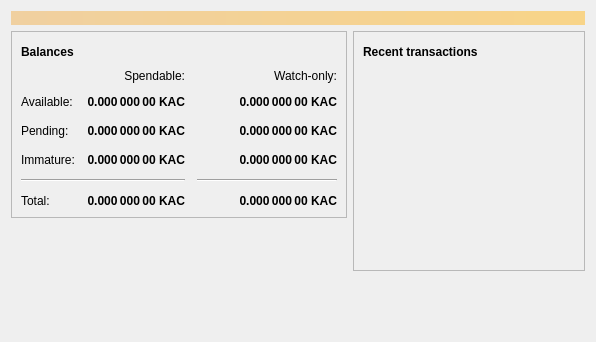
<?xml version="1.0" encoding="UTF-8"?>
<ui version="4.0">
 <class>OverviewPage</class>
 <widget class="QWidget" name="OverviewPage">
  <property name="geometry">
   <rect>
    <x>0</x>
    <y>0</y>
    <width>596</width>
    <height>342</height>
   </rect>
  </property>
  <property name="windowTitle">
   <string>Form</string>
  </property>
  <property name="styleSheet">
   <string notr="true"/>
  </property>
  <layout class="QVBoxLayout" name="topLayout">
   <item>
    <widget class="QLabel" name="labelAlerts">
     <property name="visible">
      <bool>false</bool>
     </property>
     <property name="styleSheet">
      <string notr="true">QLabel { background-color: qlineargradient(x1: 0, y1: 0, x2: 1, y2: 0, stop:0 #F0D0A0, stop:1 #F8D488); color:#000000; }</string>
     </property>
     <property name="wordWrap">
      <bool>true</bool>
     </property>
     <property name="margin">
      <number>3</number>
     </property>
     <property name="textInteractionFlags">
      <set>Qt::TextSelectableByMouse</set>
     </property>
    </widget>
   </item>
   <item>
    <layout class="QHBoxLayout" name="horizontalLayout" stretch="1,1">
     <item>
      <layout class="QVBoxLayout" name="verticalLayout_2">
       <item>
        <widget class="QFrame" name="frame">
         <property name="frameShape">
          <enum>QFrame::StyledPanel</enum>
         </property>
         <property name="frameShadow">
          <enum>QFrame::Raised</enum>
         </property>
         <layout class="QVBoxLayout" name="verticalLayout_4">
          <item>
           <layout class="QHBoxLayout" name="horizontalLayout_4">
            <item>
             <widget class="QLabel" name="label_5">
              <property name="font">
               <font>
                <weight>75</weight>
                <bold>true</bold>
               </font>
              </property>
              <property name="text">
               <string>Balances</string>
              </property>
             </widget>
            </item>
            <item>
             <widget class="QPushButton" name="labelWalletStatus">
              <property name="enabled">
               <bool>true</bool>
              </property>
              <property name="maximumSize">
               <size>
                <width>30</width>
                <height>16777215</height>
               </size>
              </property>
              <property name="toolTip">
               <string>The displayed information may be out of date. Your wallet automatically synchronizes with the Kashcoin network after a connection is established, but this process has not completed yet.</string>
              </property>
              <property name="text">
               <string/>
              </property>
              <property name="icon">
               <iconset>
                <normaloff>:/icons/warning</normaloff>
                <disabledoff>:/icons/warning</disabledoff>:/icons/warning</iconset>
              </property>
              <property name="iconSize">
               <size>
                <width>24</width>
                <height>24</height>
               </size>
              </property>
              <property name="flat">
               <bool>true</bool>
              </property>
             </widget>
            </item>
            <item>
             <spacer name="horizontalSpacer_3">
              <property name="orientation">
               <enum>Qt::Horizontal</enum>
              </property>
              <property name="sizeHint" stdset="0">
               <size>
                <width>40</width>
                <height>20</height>
               </size>
              </property>
             </spacer>
            </item>
           </layout>
          </item>
          <item>
           <layout class="QGridLayout" name="gridLayout">
            <property name="spacing">
             <number>12</number>
            </property>
            <item row="2" column="2">
             <widget class="QLabel" name="labelWatchPending">
              <property name="font">
               <font>
                <weight>75</weight>
                <bold>true</bold>
               </font>
              </property>
              <property name="cursor">
               <cursorShape>IBeamCursor</cursorShape>
              </property>
              <property name="toolTip">
               <string>Unconfirmed transactions to watch-only addresses</string>
              </property>
              <property name="text">
               <string notr="true">0.000 000 00 KAC</string>
              </property>
              <property name="alignment">
               <set>Qt::AlignRight|Qt::AlignTrailing|Qt::AlignVCenter</set>
              </property>
              <property name="textInteractionFlags">
               <set>Qt::LinksAccessibleByMouse|Qt::TextSelectableByKeyboard|Qt::TextSelectableByMouse</set>
              </property>
             </widget>
            </item>
            <item row="2" column="1">
             <widget class="QLabel" name="labelUnconfirmed">
              <property name="font">
               <font>
                <weight>75</weight>
                <bold>true</bold>
               </font>
              </property>
              <property name="cursor">
               <cursorShape>IBeamCursor</cursorShape>
              </property>
              <property name="toolTip">
               <string>Total of transactions that have yet to be confirmed, and do not yet count toward the spendable balance</string>
              </property>
              <property name="text">
               <string notr="true">0.000 000 00 KAC</string>
              </property>
              <property name="alignment">
               <set>Qt::AlignRight|Qt::AlignTrailing|Qt::AlignVCenter</set>
              </property>
              <property name="textInteractionFlags">
               <set>Qt::LinksAccessibleByMouse|Qt::TextSelectableByKeyboard|Qt::TextSelectableByMouse</set>
              </property>
             </widget>
            </item>
            <item row="3" column="2">
             <widget class="QLabel" name="labelWatchImmature">
              <property name="font">
               <font>
                <weight>75</weight>
                <bold>true</bold>
               </font>
              </property>
              <property name="cursor">
               <cursorShape>IBeamCursor</cursorShape>
              </property>
              <property name="toolTip">
               <string>Mined balance in watch-only addresses that has not yet matured</string>
              </property>
              <property name="text">
               <string notr="true">0.000 000 00 KAC</string>
              </property>
              <property name="alignment">
               <set>Qt::AlignRight|Qt::AlignTrailing|Qt::AlignVCenter</set>
              </property>
              <property name="textInteractionFlags">
               <set>Qt::LinksAccessibleByMouse|Qt::TextSelectableByKeyboard|Qt::TextSelectableByMouse</set>
              </property>
             </widget>
            </item>
            <item row="4" column="0" colspan="2">
             <widget class="Line" name="line">
              <property name="orientation">
               <enum>Qt::Horizontal</enum>
              </property>
             </widget>
            </item>
            <item row="4" column="2">
             <widget class="Line" name="lineWatchBalance">
              <property name="sizePolicy">
               <sizepolicy hsizetype="Preferred" vsizetype="Fixed">
                <horstretch>0</horstretch>
                <verstretch>0</verstretch>
               </sizepolicy>
              </property>
              <property name="minimumSize">
               <size>
                <width>140</width>
                <height>0</height>
               </size>
              </property>
              <property name="orientation">
               <enum>Qt::Horizontal</enum>
              </property>
             </widget>
            </item>
            <item row="5" column="0">
             <widget class="QLabel" name="labelTotalText">
              <property name="text">
               <string>Total:</string>
              </property>
             </widget>
            </item>
            <item row="3" column="1">
             <widget class="QLabel" name="labelImmature">
              <property name="font">
               <font>
                <weight>75</weight>
                <bold>true</bold>
               </font>
              </property>
              <property name="cursor">
               <cursorShape>IBeamCursor</cursorShape>
              </property>
              <property name="toolTip">
               <string>Mined balance that has not yet matured</string>
              </property>
              <property name="text">
               <string notr="true">0.000 000 00 KAC</string>
              </property>
              <property name="alignment">
               <set>Qt::AlignRight|Qt::AlignTrailing|Qt::AlignVCenter</set>
              </property>
              <property name="textInteractionFlags">
               <set>Qt::LinksAccessibleByMouse|Qt::TextSelectableByKeyboard|Qt::TextSelectableByMouse</set>
              </property>
             </widget>
            </item>
            <item row="2" column="3">
             <spacer name="horizontalSpacer_2">
              <property name="orientation">
               <enum>Qt::Horizontal</enum>
              </property>
              <property name="sizeHint" stdset="0">
               <size>
                <width>40</width>
                <height>20</height>
               </size>
              </property>
             </spacer>
            </item>
            <item row="3" column="0">
             <widget class="QLabel" name="labelImmatureText">
              <property name="text">
               <string>Immature:</string>
              </property>
             </widget>
            </item>
            <item row="5" column="1">
             <widget class="QLabel" name="labelTotal">
              <property name="font">
               <font>
                <weight>75</weight>
                <bold>true</bold>
               </font>
              </property>
              <property name="cursor">
               <cursorShape>IBeamCursor</cursorShape>
              </property>
              <property name="toolTip">
               <string>Your current total balance</string>
              </property>
              <property name="text">
               <string notr="true">0.000 000 00 KAC</string>
              </property>
              <property name="alignment">
               <set>Qt::AlignRight|Qt::AlignTrailing|Qt::AlignVCenter</set>
              </property>
              <property name="textInteractionFlags">
               <set>Qt::LinksAccessibleByMouse|Qt::TextSelectableByKeyboard|Qt::TextSelectableByMouse</set>
              </property>
             </widget>
            </item>
            <item row="5" column="2">
             <widget class="QLabel" name="labelWatchTotal">
              <property name="font">
               <font>
                <weight>75</weight>
                <bold>true</bold>
               </font>
              </property>
              <property name="cursor">
               <cursorShape>IBeamCursor</cursorShape>
              </property>
              <property name="toolTip">
               <string>Current total balance in watch-only addresses</string>
              </property>
              <property name="text">
               <string notr="true">0.000 000 00 KAC</string>
              </property>
              <property name="alignment">
               <set>Qt::AlignRight|Qt::AlignTrailing|Qt::AlignVCenter</set>
              </property>
              <property name="textInteractionFlags">
               <set>Qt::LinksAccessibleByMouse|Qt::TextSelectableByKeyboard|Qt::TextSelectableByMouse</set>
              </property>
             </widget>
            </item>
            <item row="0" column="2">
             <widget class="QLabel" name="labelWatchonly">
              <property name="text">
               <string>Watch-only:</string>
              </property>
              <property name="alignment">
               <set>Qt::AlignRight|Qt::AlignTrailing|Qt::AlignVCenter</set>
              </property>
             </widget>
            </item>
            <item row="1" column="0">
             <widget class="QLabel" name="labelBalanceText">
              <property name="text">
               <string>Available:</string>
              </property>
             </widget>
            </item>
            <item row="1" column="1">
             <widget class="QLabel" name="labelBalance">
              <property name="font">
               <font>
                <weight>75</weight>
                <bold>true</bold>
               </font>
              </property>
              <property name="cursor">
               <cursorShape>IBeamCursor</cursorShape>
              </property>
              <property name="toolTip">
               <string>Your current spendable balance</string>
              </property>
              <property name="text">
               <string notr="true">0.000 000 00 KAC</string>
              </property>
              <property name="alignment">
               <set>Qt::AlignRight|Qt::AlignTrailing|Qt::AlignVCenter</set>
              </property>
              <property name="textInteractionFlags">
               <set>Qt::LinksAccessibleByMouse|Qt::TextSelectableByKeyboard|Qt::TextSelectableByMouse</set>
              </property>
             </widget>
            </item>
            <item row="1" column="2">
             <widget class="QLabel" name="labelWatchAvailable">
              <property name="font">
               <font>
                <weight>75</weight>
                <bold>true</bold>
               </font>
              </property>
              <property name="cursor">
               <cursorShape>IBeamCursor</cursorShape>
              </property>
              <property name="toolTip">
               <string>Your current balance in watch-only addresses</string>
              </property>
              <property name="text">
               <string notr="true">0.000 000 00 KAC</string>
              </property>
              <property name="alignment">
               <set>Qt::AlignRight|Qt::AlignTrailing|Qt::AlignVCenter</set>
              </property>
              <property name="textInteractionFlags">
               <set>Qt::LinksAccessibleByMouse|Qt::TextSelectableByKeyboard|Qt::TextSelectableByMouse</set>
              </property>
             </widget>
            </item>
            <item row="2" column="0">
             <widget class="QLabel" name="labelPendingText">
              <property name="text">
               <string>Pending:</string>
              </property>
             </widget>
            </item>
            <item row="0" column="1">
             <widget class="QLabel" name="labelSpendable">
              <property name="text">
               <string>Spendable:</string>
              </property>
              <property name="alignment">
               <set>Qt::AlignRight|Qt::AlignTrailing|Qt::AlignVCenter</set>
              </property>
             </widget>
            </item>
           </layout>
          </item>
         </layout>
        </widget>
       </item>
       <item>
        <spacer name="verticalSpacer">
         <property name="orientation">
          <enum>Qt::Vertical</enum>
         </property>
         <property name="sizeHint" stdset="0">
          <size>
           <width>20</width>
           <height>40</height>
          </size>
         </property>
        </spacer>
       </item>
      </layout>
     </item>
     <item>
      <layout class="QVBoxLayout" name="verticalLayout_3">
       <item>
        <widget class="QFrame" name="frame_2">
         <property name="frameShape">
          <enum>QFrame::StyledPanel</enum>
         </property>
         <property name="frameShadow">
          <enum>QFrame::Raised</enum>
         </property>
         <layout class="QVBoxLayout" name="verticalLayout">
          <item>
           <layout class="QHBoxLayout" name="horizontalLayout_2">
            <item>
             <widget class="QLabel" name="label_4">
              <property name="font">
               <font>
                <weight>75</weight>
                <bold>true</bold>
               </font>
              </property>
              <property name="text">
               <string>Recent transactions</string>
              </property>
             </widget>
            </item>
            <item>
             <widget class="QPushButton" name="labelTransactionsStatus">
              <property name="enabled">
               <bool>true</bool>
              </property>
              <property name="maximumSize">
               <size>
                <width>30</width>
                <height>16777215</height>
               </size>
              </property>
              <property name="toolTip">
               <string>The displayed information may be out of date. Your wallet automatically synchronizes with the Kashcoin network after a connection is established, but this process has not completed yet.</string>
              </property>
              <property name="text">
               <string/>
              </property>
              <property name="icon">
               <iconset>
                <normaloff>:/icons/warning</normaloff>
                <disabledoff>:/icons/warning</disabledoff>:/icons/warning</iconset>
              </property>
              <property name="iconSize">
               <size>
                <width>24</width>
                <height>24</height>
               </size>
              </property>
              <property name="flat">
               <bool>true</bool>
              </property>
             </widget>
            </item>
            <item>
             <spacer name="horizontalSpacer">
              <property name="orientation">
               <enum>Qt::Horizontal</enum>
              </property>
              <property name="sizeHint" stdset="0">
               <size>
                <width>40</width>
                <height>20</height>
               </size>
              </property>
             </spacer>
            </item>
           </layout>
          </item>
          <item>
           <widget class="QListView" name="listTransactions">
            <property name="styleSheet">
             <string notr="true">QListView { background: transparent; 
color: rgb(255,255,255); }</string>
            </property>
            <property name="frameShape">
             <enum>QFrame::NoFrame</enum>
            </property>
            <property name="verticalScrollBarPolicy">
             <enum>Qt::ScrollBarAlwaysOff</enum>
            </property>
            <property name="horizontalScrollBarPolicy">
             <enum>Qt::ScrollBarAlwaysOff</enum>
            </property>
            <property name="selectionMode">
             <enum>QAbstractItemView::NoSelection</enum>
            </property>
           </widget>
          </item>
         </layout>
        </widget>
       </item>
       <item>
        <spacer name="verticalSpacer_2">
         <property name="orientation">
          <enum>Qt::Vertical</enum>
         </property>
         <property name="sizeHint" stdset="0">
          <size>
           <width>20</width>
           <height>40</height>
          </size>
         </property>
        </spacer>
       </item>
      </layout>
     </item>
    </layout>
   </item>
  </layout>
 </widget>
 <resources/>
 <connections/>
</ui>
